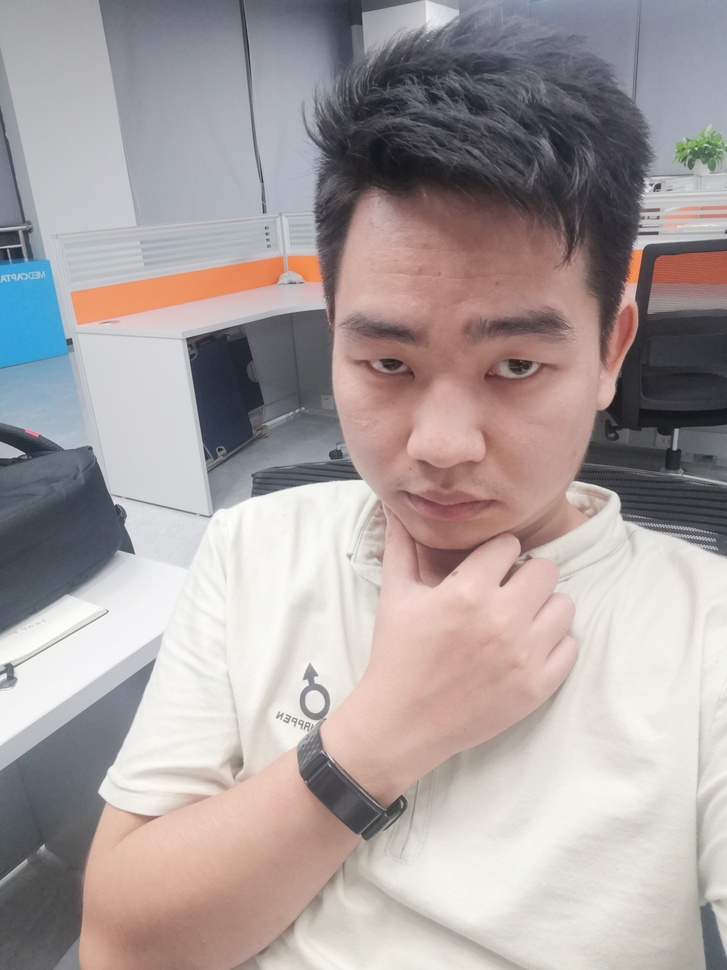
#> input picture 图像处理/519194336.jpg, 727 x 970 px, shrunk from 3120 x 4160 before the run
$ python '人物卡通图片.py'
#> lines starting #> are read from the running program, lines starting #| are printed output that depends on the picture; after the words box and inside, x2 and y2 are one past the last pixel; in counts of white or black regions, pixels touching at a corner belong together
import cv2
img = cv2.imread('519194336.jpg')
#> img is the input picture: shape (970, 727, 3); mean B, G, R 159.1, 159.8, 169.1
gray = cv2.cvtColor(img, cv2.COLOR_BGR2GRAY)
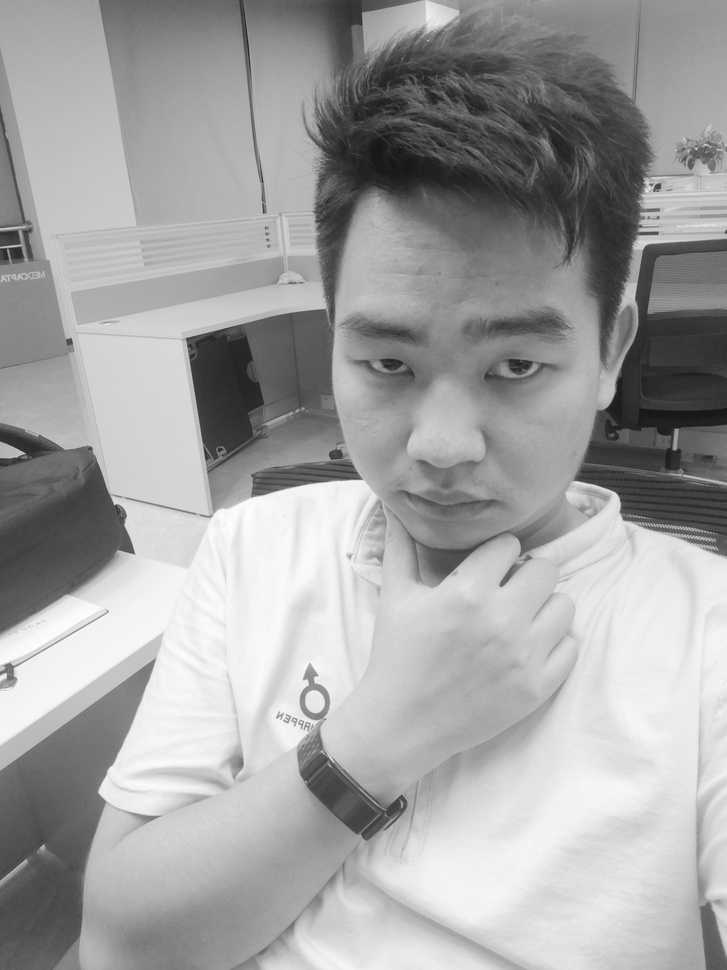
#> gray: shape (970, 727); min 21, max 255, mean 162.5
gray = cv2.medianBlur(gray, 3)
# edges = cv2.adaptiveThreshold(gray, 255, cv2.ADAPTIVE_THRESH_GAUSSIAN_C, cv2.THRESH_BINARY, 9, 2)
edges = cv2.adaptiveThreshold(gray, 255, cv2.ADAPTIVE_THRESH_MEAN_C, cv2.THRESH_BINARY, 23, 5)
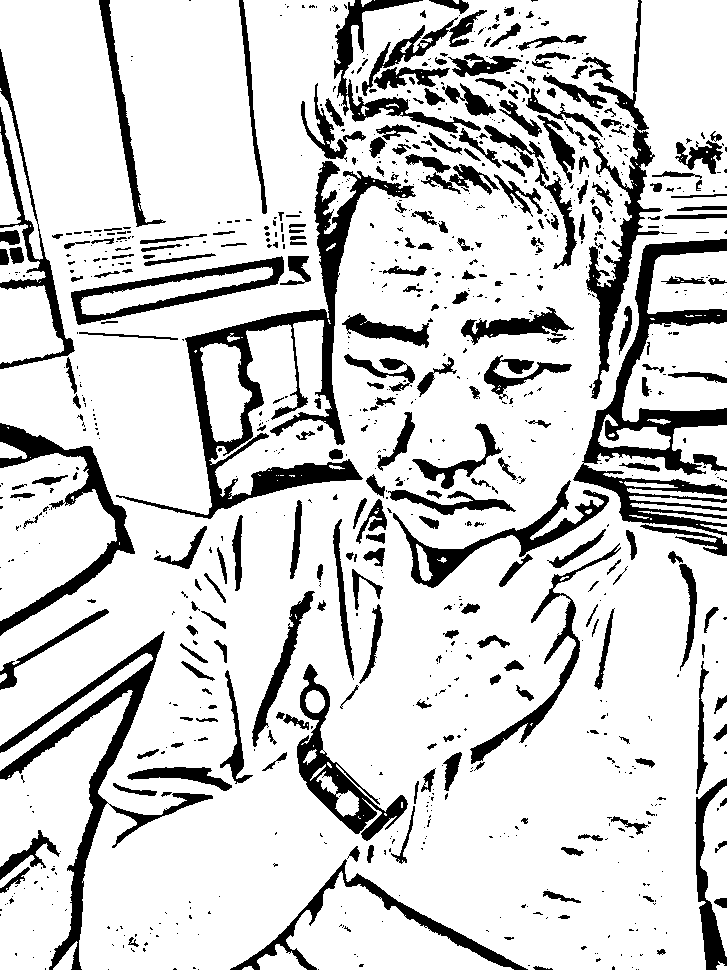
#> edges: shape (970, 727); 82.1% white; 949 black regions (670 under 20 px), largest, box (x1, y1, x2, y2) and area: (116, 161, 416, 519) 13501, (573, 239, 727, 536) 11110, (0, 631, 213, 970) 7997
cv2.imwrite('go.jpg', edges)
